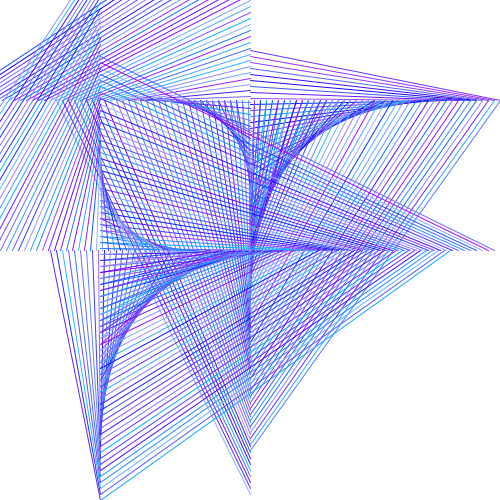
Frame 1 (no input)
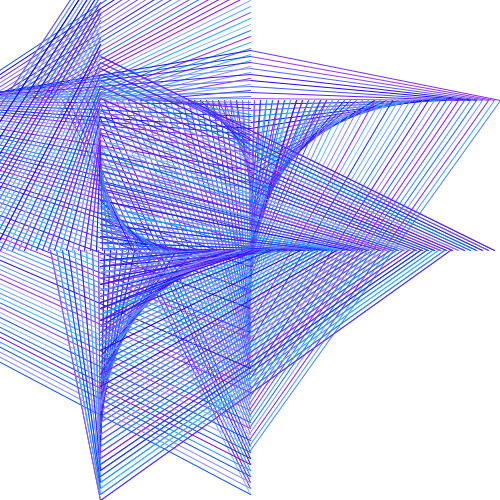
Frame 2 (the mouse pressed at the canvas centre, redrawn once)

The Processing sketch that drew these frames (run headless with seeded random() and noise(); the mouse was pressed at the canvas centre and the sketch redrawn once):

// Processing sketch: processing_31970
// ── processing_31970.pde

int a = 250;
int b = 50;
int c = 500;
int d = 100;

int e = 450;



void setup(){
  size(500,500);
  background(255);
  strokeWeight(1);
  noFill();
  noLoop();
}

void draw(){
  
  while(b < 500){
  stroke(random(0,169),random(0,189), random(255,255));
  line(a, b, c, d);
  b = b + 6;
  c = c - 6;
  
  }
  
  b = 50;
  c = 500;
  while ( e > -100 ){
     stroke(random(0,169),random(0,189), random(255,255));
  line(a, e, c, d); 
  e = e - 6;
  c = c - 6;
  }
  
  e = 450;
  c = 500;
  while (b < 500) {
      stroke(random(0,169),random(0,189), random(255,255));
  line(b,a,d,c); 
  b = b + 6;
  c = c - 6; 
  }
  
  b = 50;
  c = 500;
  while (e > -100){
    stroke(random(0,169),random(0,189), random(255,255));
  line(e, a, d, c);   
  e = e - 6;
  c = c - 6;
}
   
  
}
